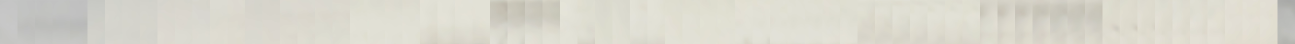
#> input picture revised/data/20250711_033302_rectangular_CPentatonic_2.5rpm/score.png, 2590 x 88 px (shown at 1/2 size)
$ python -i fixed_turntable.py   (imports and definitions only)
#> lines starting #> are read from the running program, lines starting #| are printed output that depends on the picture; after the words box and inside, x2 and y2 are one past the last pixel; in counts of white or black regions, pixels touching at a corner belong together
#> further down, picture is the input picture: shape (88, 2590, 3); mean B, G, R 205.2, 215.5, 217.3
### revised/utils/camera_utils.py
"""
Camera utilities for secure and robust camera handling on macOS.
Uses modern AVFoundation APIs to avoid deprecated calls and warnings.
Supports Continuity Cameras with proper device type handling.
"""

import os
import time
import threading
import subprocess
import platform
from typing import Optional, List, Tuple, Callable, Dict
import cv2
import numpy as np

# Set environment variables to suppress OpenCV warnings and use modern APIs
os.environ["OPENCV_VIDEOIO_MSMF_ENABLE_HW_TRANSFORMS"] = "0"
os.environ["OPENCV_VIDEOIO_PRIORITY_MSMF"] = "0"

# For macOS, set environment to use modern AVFoundation APIs
if platform.system() == "Darwin":
    os.environ["OPENCV_VIDEOIO_PRIORITY_AVFOUNDATION"] = "1"
    # Ensure we use the modern device types
    os.environ["OPENCV_VIDEOIO_AVFOUNDATION_USE_CONTINUITY_CAMERA"] = "1"


def get_camera_device_names() -> Dict[int, str]:
    """
    Get camera device names using system-specific methods.
    On macOS, uses modern AVFoundation APIs to avoid deprecation warnings.

    Returns:
        Dictionary mapping device IDs to device names
    """
    device_names = {}

    if platform.system() == "Darwin":  # macOS
        try:
            # Use system_profiler to get camera information (text format is more reliable)
            result = subprocess.run(
                ["system_profiler", "SPCameraDataType"],
                capture_output=True, text=True, timeout=10
            )

            if result.returncode == 0:
                # Parse the text output to extract camera names
                lines = result.stdout.split('\n')
                camera_index = 0

                for line in lines:
                    line = line.strip()
                    # Look for camera names (they appear as "Camera Name:" in the output)
                    if line and line.endswith(':') and not line.startswith('Camera:') and not line.startswith('SPCameraDataType:'):
                        # Extract the camera name (everything before the colon)
                        camera_name = line[:-1].strip()  # Remove the trailing colon
                        if camera_name and len(camera_name) > 2:
                            device_names[camera_index] = camera_name
                            camera_index += 1
                            if camera_index >= 4:  # Limit to first 4 cameras
                                break

        except (subprocess.TimeoutExpired, subprocess.SubprocessError, FileNotFoundError):
            pass

        # Fallback: try using modern AVFoundation backend info
        if not device_names:
            for device_id in range(4):  # Check more devices
                try:
                    # Use AVFoundation backend with modern device type support
                    cap = cv2.VideoCapture(device_id, cv2.CAP_AVFOUNDATION)
                    if cap.isOpened():
                        # Try to get backend-specific info
                        backend_name = cap.getBackendName()
                        device_names[device_id] = f"Camera {device_id} ({backend_name})"
                        cap.release()
                except:
                    pass

    elif platform.system() == "Windows":
        # On Windows, try to get device names from DirectShow
        for device_id in range(4):
            try:
                cap = cv2.VideoCapture(device_id, cv2.CAP_DSHOW)
                if cap.isOpened():
                    device_names[device_id] = f"Camera {device_id} (DirectShow)"
                    cap.release()
            except:
                pass

    else:  # Linux and other systems
        # Try to get device names from /dev/video* devices
        try:
            for device_id in range(4):
                try:
                    cap = cv2.VideoCapture(device_id)
                    if cap.isOpened():
                        device_names[device_id] = f"Camera {device_id} (V4L2)"
                        cap.release()
                except:
                    pass
        except:
            pass

    return device_names


class SecureCameraManager:
    """
    A secure camera manager that handles camera access safely on macOS.
    Uses modern AVFoundation APIs to avoid deprecated calls and warnings.
    """

    def __init__(self):
        self._cameras = {}
        self._lock = threading.Lock()
        self._max_local_devices = 2  # Only allow local webcams (0, 1)
        self._device_names = get_camera_device_names()

    # [119 lines left out: functions get_available_cameras, _test_camera_device, open_camera, close_camera, close_all_cameras, get_camera_name and 1 more, not called in this run]


class SecureCamera:
    """
    A secure camera wrapper that handles frame capture safely.
    Uses modern AVFoundation APIs to avoid deprecation warnings.
    """

    # [97 lines left out: functions __init__, _open_camera, read_frame, get_frame_size, not called in this run]

    def is_open(self) -> bool:
        """Check if the camera is open and working."""
        return self._is_open and self._cap is not None

    # [17 lines left out: function close, not called in this run]


class CameraThread(threading.Thread):
    """
    A thread for continuous camera capture.
    Uses modern AVFoundation APIs to avoid deprecation warnings.
    """

    # [13 lines left out: functions __init__, start_capture, not called in this run]

    def stop_capture(self):
        """Stop the camera capture thread."""
        self.running = False

    # [18 lines left out: function run, not called in this run]


# Global camera manager instance
_camera_manager = SecureCameraManager()

def get_camera_manager() -> SecureCameraManager:
    """Get the global camera manager instance."""
    return _camera_manager

def get_available_cameras() -> List[int]:
    """Get list of available local camera devices."""
    return _camera_manager.get_available_cameras()

def open_camera(device_id: int, width: int = 640, height: int = 480, fps: int = 30) -> Optional[SecureCamera]:
    """Open a camera device securely using modern AVFoundation APIs."""
    return _camera_manager.open_camera(device_id, width, height, fps)

def close_camera(device_id: int):
    """Close a camera device."""
    _camera_manager.close_camera(device_id)

def close_all_cameras():
    """Close all open cameras."""
    _camera_manager.close_all_cameras()

def get_camera_name(device_id: int) -> str:
    """Get the name of a camera device."""
    return _camera_manager.get_camera_name(device_id)

def get_all_camera_names() -> Dict[int, str]:
    """Get all available camera device names."""
    return _camera_manager.get_all_camera_names()

### revised/fixed_turntable.py
#!/usr/bin/env python3
"""
🎯 FIXED TURNTABLE - 주요 문제점 수정 버전
================================================
기존 final_turntable.py의 문제점들을 수정한 개선된 버전

🔧 수정된 문제점들:
1. ✅ 카메라 해상도 설정 (WIDTH 중복, HEIGHT 누락)
2. ✅ 실제 FPS 감지 및 사용
3. ✅ RPM 기반 시간 계산
4. ✅ OSC 전송 개선
5. ✅ 88픽셀 → MIDI 매핑 유지 (의도된 설계)

Author: Bug Fix & Optimization
Date: 2025-01-08
"""

import cv2 as cv
import numpy as np
import pandas as pd
import time
import argparse
import json
import os
import sys
from datetime import datetime
from pythonosc import udp_client
from utils.osc_utils import init_client, send_midi, get_scale_notes, SCALES
from utils.audio_utils_simple import process_roi_to_midi_data
from utils.rotation_utils import RotationDetector
import copy

# --- 경로 문제 해결 ---
# 스크립트가 어디서 실행되든 'revised' 폴더를 기준으로 모듈을 찾도록 경로 추가
script_dir = os.path.dirname(os.path.abspath(__file__))
if script_dir not in sys.path:
    sys.path.insert(0, script_dir)
# --------------------

from utils.camera_utils import open_camera
from utils.osc_utils import init_client, send_midi


class TurntableScoreRecorder:
    """
    🎼 턴테이블 악보 녹음 및 재생 시스템
    """

    # [365 lines left out: functions __init__, start_recording, add_notes, check_rotation_complete, stop_recording, save_score and 7 more, not called in this run]


def detect_center_spindle(frame):
    """
    🎯 턴테이블 중심 스핀들(회색 꼭지) 자동 감지
    """
    # 🎨 Grayscale 변환
    gray = cv.cvtColor(frame, cv.COLOR_BGR2GRAY)

    # 🔍 엣지 검출
    edges = cv.Canny(gray, 50, 150)
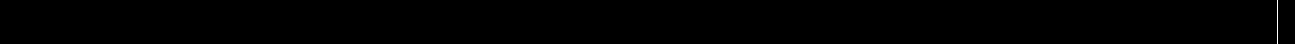
#> edges: shape (88, 2590) (shown at 1/2 size); 0.04% white in thin lines or dots, all inside (x1, y1, x2, y2) = (2554, 0, 2556, 88)

    # 🔘 원형 검출 (스핀들 찾기)
    circles = cv.HoughCircles(
        gray, cv.HOUGH_GRADIENT, dp=1, minDist=50,
        param1=50, param2=30, minRadius=10, maxRadius=100
    )
#> circles = None

    if circles is not None:
        circles = np.round(circles[0, :]).astype("int")

        # 🎯 가장 중앙에 가까운 원 선택
        frame_center_x = frame.shape[1] // 2
        frame_center_y = frame.shape[0] // 2

        best_circle = None
        min_distance = float('inf')

        for (x, y, r) in circles:
            distance = np.sqrt((x - frame_center_x)**2 + (y - frame_center_y)**2)
            if distance < min_distance:
                min_distance = distance
                best_circle = (x, y, r)

        if best_circle:
            return best_circle[0], best_circle[1], best_circle[2]

    # 🔍 자동 감지 실패시 프레임 중앙 사용
    print("⚠️ 스핀들 자동 감지 실패, 프레임 중앙 사용")
    return frame.shape[1] // 2, frame.shape[0] // 2, 20


# [691 lines left out: functions extract_radial_scanline, draw_circular_overlay, process_circular_roi_to_midi_data, draw_overlay_info, main, not called in this run]


# [2 lines not run here, left out]

>>> import cv2
>>> picture = cv2.imread('data/20250711_033302_rectangular_CPentatonic_2.5rpm/score.png')
>>> result = detect_center_spindle(picture)
#> result = (1295, 44, 20)
